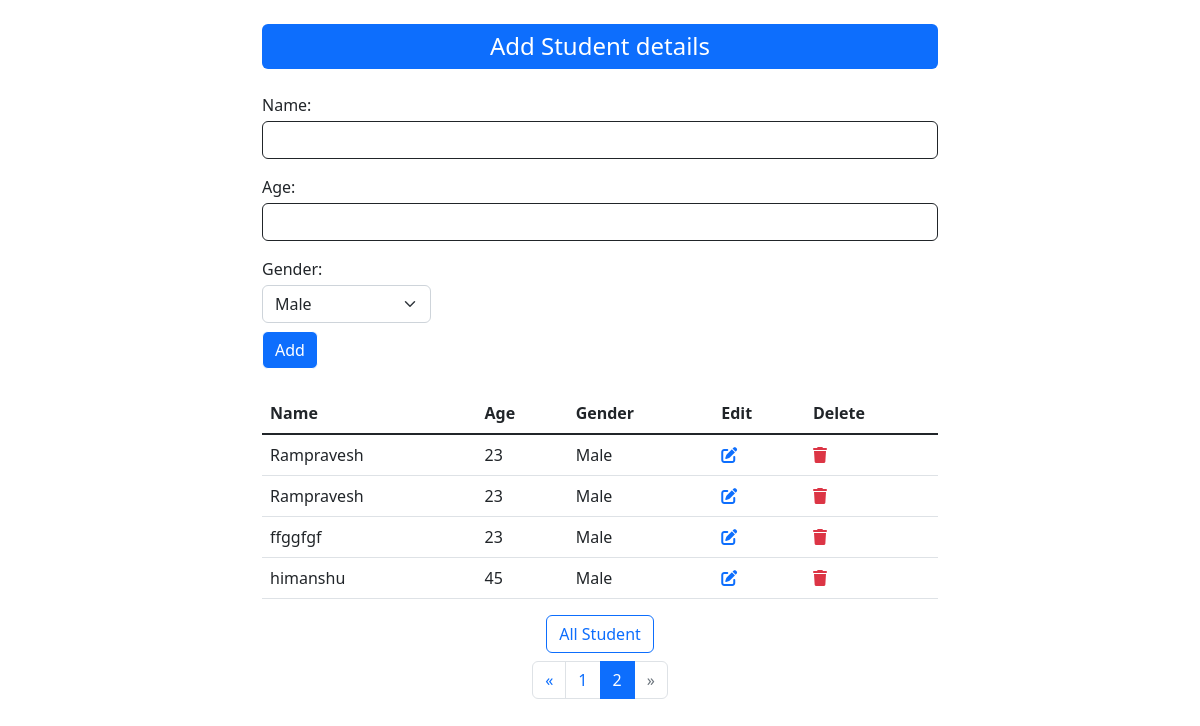
The app's page /?page=2, older data.
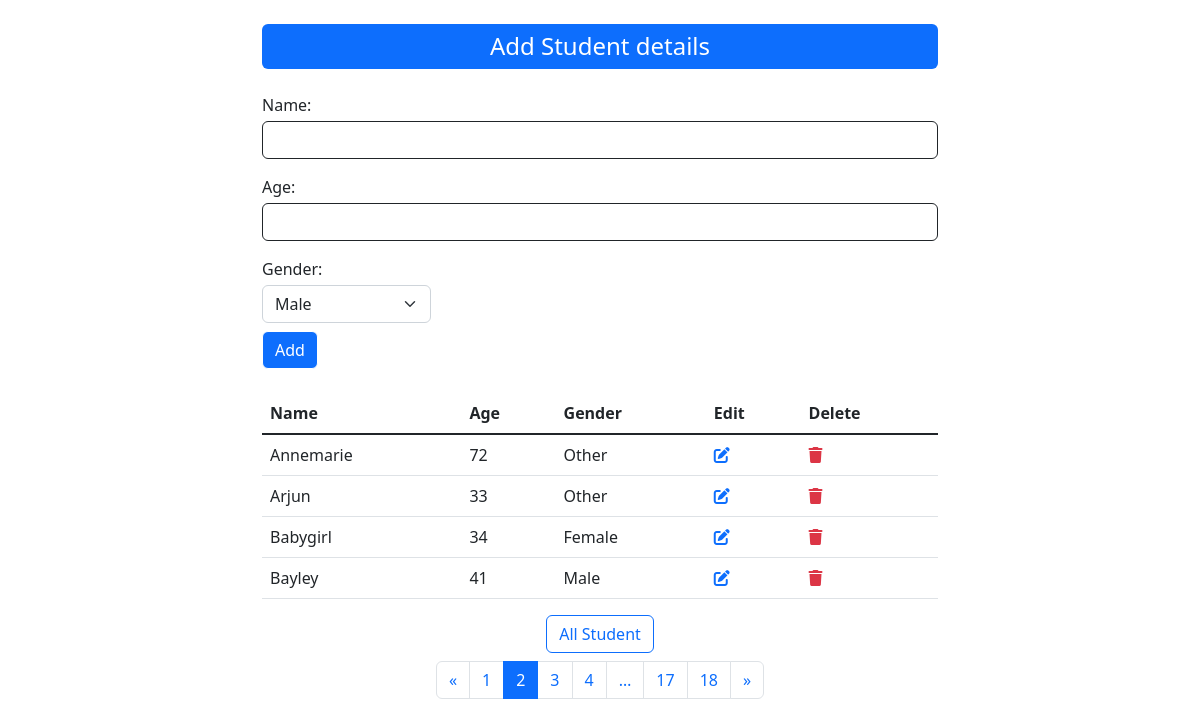
The same page, newer data.
### core/models.py (models this page shows)
class Student(models.Model):
    name = models.CharField(max_length=100)
    age = models.IntegerField()
    gender = models.CharField(choices=SELECT_GENDER,max_length=100)

### core/views.py (the view)
# urls.py: path("", views.home, name="home"),
def home(request):
    if request.method == "POST":
        form = StudentRegister(request.POST)
        if form.is_valid():
            data = form.cleaned_data
            name = data['name']
            age = data['age']
            gender = data['gender']
            s = Student.objects.create(name=name, age=age, gender=gender)
            messages.success(
                request, f"{s.name} data has been saved successfully")
            return redirect('/')
    else:
        form = StudentRegister()
    students = Student.objects.all()
    students = students.order_by("name")
    paginator = Paginator(students,per_page=4,orphans=2)
    page = request.GET.get('page')
    page_obj = paginator.get_page(page)
    page_range = paginator.get_elided_page_range(number=page)
    context = {
        'form': form,
        'students': students,
        'page_obj':page_obj
    }
    return render(request, "core/home.html", context)

### core/forms.py
class StudentRegister(forms.Form):
    name = forms.CharField(
        initial="", required=True, label_suffix=":", widget=forms.TextInput(attrs={"class": "form-control","atuocomplete":"off"}))
    age = forms.IntegerField(max_value=100, min_value=18, widget=forms.NumberInput(
        attrs={"class": "form-control"}))
    gender = forms.ChoiceField(choices=SELECT_GENDER, widget=forms.Select(
        attrs={"class": "form-select w-25"}))

### core/templates/core/home.html (shortened to what this page needs)
{% extends 'core/base.html' %}
{% load static %}
{% block content %}
<div class="container">
    <h4 class="bg-primary py-2 mt-4 rounded-2 text-center text-white mb-4">Add Student details</h4>
    <form action="" method="post" id="add-student" class="mb-4" autocomplete="off">
        {% for field in form %}
            <div class="form-input mt-3">
                <label class="mb-1" for="{{ field.auto_id }} ">{{field.label_tag|striptags}}</label>
                {{ field }}
            </div>
        {% endfor %}
        <input type="submit" value="Add" class="btn btn-primary mt-2">
    </form>
    <div class="student-details">
        <table class="table mt-4">
            <thead>
                <tr>
                    <th scope="col">Name</th>
                    <th scope="col">Age</th>
                    <th scope="col">Gender</th>
                    <th scope="col">Edit</th>
                    <th scope="col">Delete</th>
                </tr>
            </thead>
            <tbody class="table-group-divider">
                {% for student in page_obj %}
                    <tr>
                        <td scope="row">{{ student.name }}</td>
                        <td scope="row">{{ student.age }}</td>
                        <td scope="row">{{ student.gender }}</td>
                         <td scope="row">
                            <a class="btn-sm" href="{% url 'edit' student.id %}">
                                <i class="fa-solid fa-edit"></i>
                            </a>
                        </td>
                        <td scope="row">
                            <a class="text-danger btn-sm" href="{% url 'delete' student.id %}">
                                <i class="fa-solid fa-trash"></i>
                            </a>
                        </td>
                    </tr>
                {% endfor %}
            </tbody>
        </table>
        <div class="text-center mx-3">
            <a href="{% url "allstudent" %}" class="btn btn-outline-primary">All Student</a>
        </div>
        <ul class="pagination justify-content-center flex-wrap mt-2 mb-4">
            {% if page_obj.has_previous %}
                <li class="page-item"><a class="page-link" href="?page={{ page_obj.previous_page_number }}">&laquo;</a></li>
            {% else %}
                <li class="disabled page-item"><span class="page-link">&laquo;</span></li>
            {% endif %}
            {% for i in page_range|default_if_none:page_obj.paginator.get_elided_page_range %}
                {% if page_obj.number == i %}
                    <li class="active page-item">
                        <span class="page-link">{{ i }} <span class="sr-only bg-black">(current)</span></span>
                    </li>
                {% else %}
                    {% if i == page_obj.paginator.ELLIPSIS %}
                        <li class="page-item"><span class="page-link">{{ i }}</span></li>
                    {% else %}
                        <li class="page-item"><a class="page-link" href="?page={{ i }}">{{ i }}</a></li>
                    {% endif %}
                {% endif %}
            {% endfor %}
            {% if page_obj.has_next %}
                <li class="page-item"><a class="page-link" href="?page={{ page_obj.next_page_number }}">&raquo;</a></li>
            {% else %}
                <li class="disabled page-item"><span class="page-link">&raquo;</span></li>
            {% endif %}
        </ul>
    </div>
</div>
{% endblock content %}

Row changes from the older to the newer data that the page shows:
no longer on this page (row unchanged): Student: name "Rampravesh", age "23", gender "Male"
removed Student: name "Rampravesh", age "23", gender "Male"
no longer on this page (row unchanged): Student: name "ffggfgf", age "23", gender "Male"
no longer on this page (row unchanged): Student: name "himanshu", age "45", gender "Male"
added Student: name "Annemarie", age "72", gender "Other"
added Student: name "Arjun", age "33", gender "Other"
added Student: name "Babygirl", age "34", gender "Female"
added Student: name "Bayley", age "41", gender "Male"
Text that changed along with them:
new list line: "3"
new list line: "4"
new list line: "17"
new list line: "18"
